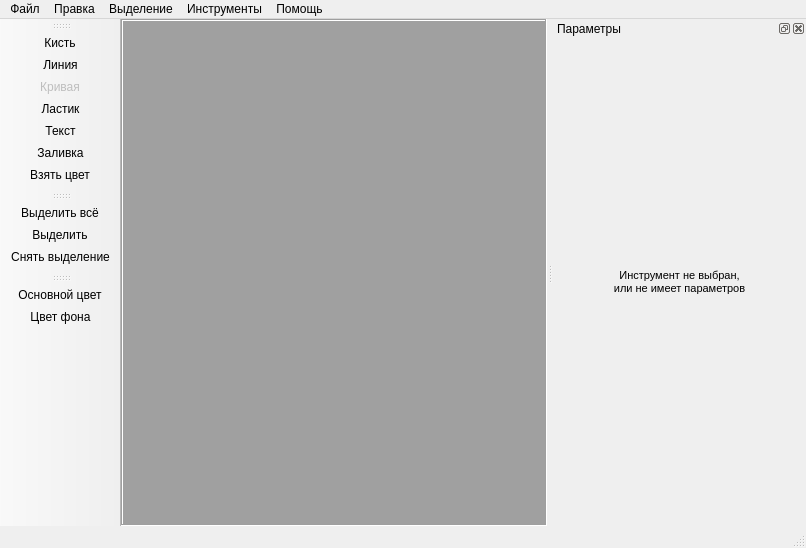
<?xml version="1.0" encoding="UTF-8"?>
<ui version="4.0">
 <class>PainterClass</class>
 <widget class="QMainWindow" name="PainterClass">
  <property name="geometry">
   <rect>
    <x>0</x>
    <y>0</y>
    <width>806</width>
    <height>548</height>
   </rect>
  </property>
  <property name="windowTitle">
   <string>Графический редактор</string>
  </property>
  <property name="windowIcon">
   <iconset resource="painter.qrc">
    <normaloff>:/Painter/Resources/img/paint-brush.ico</normaloff>:/Painter/Resources/img/paint-brush.ico</iconset>
  </property>
  <widget class="QWidget" name="centralWidget">
   <layout class="QVBoxLayout" name="verticalLayout_9">
    <property name="margin">
     <number>0</number>
    </property>
    <item>
     <widget class="QScrollArea" name="scrollArea">
      <property name="palette">
       <palette>
        <active>
         <colorrole role="Base">
          <brush brushstyle="SolidPattern">
           <color alpha="255">
            <red>255</red>
            <green>255</green>
            <blue>255</blue>
           </color>
          </brush>
         </colorrole>
         <colorrole role="Window">
          <brush brushstyle="SolidPattern">
           <color alpha="255">
            <red>160</red>
            <green>160</green>
            <blue>160</blue>
           </color>
          </brush>
         </colorrole>
        </active>
        <inactive>
         <colorrole role="Base">
          <brush brushstyle="SolidPattern">
           <color alpha="255">
            <red>255</red>
            <green>255</green>
            <blue>255</blue>
           </color>
          </brush>
         </colorrole>
         <colorrole role="Window">
          <brush brushstyle="SolidPattern">
           <color alpha="255">
            <red>160</red>
            <green>160</green>
            <blue>160</blue>
           </color>
          </brush>
         </colorrole>
        </inactive>
        <disabled>
         <colorrole role="Base">
          <brush brushstyle="SolidPattern">
           <color alpha="255">
            <red>160</red>
            <green>160</green>
            <blue>160</blue>
           </color>
          </brush>
         </colorrole>
         <colorrole role="Window">
          <brush brushstyle="SolidPattern">
           <color alpha="255">
            <red>160</red>
            <green>160</green>
            <blue>160</blue>
           </color>
          </brush>
         </colorrole>
        </disabled>
       </palette>
      </property>
      <property name="frameShape">
       <enum>QFrame::Box</enum>
      </property>
      <property name="widgetResizable">
       <bool>true</bool>
      </property>
      <widget class="QWidget" name="scrollAreaWidgetContents">
       <property name="geometry">
        <rect>
         <x>0</x>
         <y>0</y>
         <width>596</width>
         <height>505</height>
        </rect>
       </property>
       <layout class="QHBoxLayout" name="canvasLayout"/>
      </widget>
     </widget>
    </item>
   </layout>
  </widget>
  <widget class="QStatusBar" name="statusBar"/>
  <widget class="QDockWidget" name="paramsDockWidget">
   <property name="toolTip">
    <string/>
   </property>
   <property name="windowTitle">
    <string>Параметры</string>
   </property>
   <attribute name="dockWidgetArea">
    <number>2</number>
   </attribute>
   <widget class="QWidget" name="paramsDWContents">
    <layout class="QGridLayout" name="gridLayout">
     <property name="margin">
      <number>0</number>
     </property>
     <property name="spacing">
      <number>0</number>
     </property>
     <item row="0" column="0">
      <widget class="QStackedWidget" name="stackedParamTools">
       <property name="currentIndex">
        <number>0</number>
       </property>
       <widget class="QWidget" name="pageNoTool">
        <layout class="QHBoxLayout" name="horizontalLayout_2">
         <item>
          <widget class="QLabel" name="label_4">
           <property name="text">
            <string>&lt;!DOCTYPE HTML PUBLIC &quot;-//W3C//DTD HTML 4.0//EN&quot; &quot;http://www.w3.org/TR/REC-html40/strict.dtd&quot;&gt;
&lt;html&gt;&lt;head&gt;&lt;meta name=&quot;qrichtext&quot; content=&quot;1&quot; /&gt;&lt;style type=&quot;text/css&quot;&gt;
p, li { white-space: pre-wrap; }
&lt;/style&gt;&lt;/head&gt;&lt;body style=&quot; font-family:'MS Shell Dlg 2'; font-size:8.25pt; font-weight:400; font-style:normal;&quot;&gt;
&lt;p style=&quot; margin-top:0px; margin-bottom:0px; margin-left:0px; margin-right:0px; -qt-block-indent:0; text-indent:0px;&quot;&gt;&lt;span style=&quot; font-size:8pt;&quot;&gt;Инструмент не выбран,&lt;/span&gt;&lt;/p&gt;
&lt;p style=&quot; margin-top:0px; margin-bottom:0px; margin-left:0px; margin-right:0px; -qt-block-indent:0; text-indent:0px;&quot;&gt;&lt;span style=&quot; font-size:8pt;&quot;&gt;или не имеет параметров&lt;/span&gt;&lt;/p&gt;&lt;/body&gt;&lt;/html&gt;</string>
           </property>
           <property name="alignment">
            <set>Qt::AlignCenter</set>
           </property>
           <property name="wordWrap">
            <bool>true</bool>
           </property>
          </widget>
         </item>
        </layout>
       </widget>
       <widget class="QWidget" name="pageEraserTool">
        <layout class="QVBoxLayout" name="verticalLayout_12">
         <item>
          <widget class="QLabel" name="label_5">
           <property name="text">
            <string>Размер ластика:</string>
           </property>
          </widget>
         </item>
         <item>
          <layout class="QHBoxLayout" name="horizontalLayout_6">
           <item>
            <widget class="QSlider" name="sliderSizeEraser">
             <property name="minimum">
              <number>2</number>
             </property>
             <property name="maximum">
              <number>100</number>
             </property>
             <property name="value">
              <number>16</number>
             </property>
             <property name="orientation">
              <enum>Qt::Horizontal</enum>
             </property>
            </widget>
           </item>
           <item>
            <widget class="QSpinBox" name="spinBoxSizeEraser">
             <property name="minimum">
              <number>2</number>
             </property>
             <property name="maximum">
              <number>100</number>
             </property>
             <property name="value">
              <number>16</number>
             </property>
            </widget>
           </item>
          </layout>
         </item>
         <item>
          <spacer name="verticalSpacer_6">
           <property name="orientation">
            <enum>Qt::Vertical</enum>
           </property>
           <property name="sizeHint" stdset="0">
            <size>
             <width>20</width>
             <height>40</height>
            </size>
           </property>
          </spacer>
         </item>
        </layout>
       </widget>
       <widget class="QWidget" name="pageBrushTool">
        <layout class="QVBoxLayout" name="layoutH_2">
         <item>
          <widget class="QLabel" name="label_6">
           <property name="text">
            <string>Размер кисти:</string>
           </property>
          </widget>
         </item>
         <item>
          <layout class="QHBoxLayout" name="horizontalLayout_7">
           <item>
            <widget class="QSlider" name="sliderSizeBrush">
             <property name="minimum">
              <number>1</number>
             </property>
             <property name="maximum">
              <number>100</number>
             </property>
             <property name="sliderPosition">
              <number>16</number>
             </property>
             <property name="orientation">
              <enum>Qt::Horizontal</enum>
             </property>
            </widget>
           </item>
           <item>
            <widget class="QSpinBox" name="spinBoxSizeBrush">
             <property name="minimum">
              <number>1</number>
             </property>
             <property name="maximum">
              <number>100</number>
             </property>
             <property name="singleStep">
              <number>1</number>
             </property>
             <property name="value">
              <number>16</number>
             </property>
            </widget>
           </item>
          </layout>
         </item>
         <item>
          <spacer name="verticalSpacer_2">
           <property name="orientation">
            <enum>Qt::Vertical</enum>
           </property>
           <property name="sizeHint" stdset="0">
            <size>
             <width>20</width>
             <height>40</height>
            </size>
           </property>
          </spacer>
         </item>
        </layout>
       </widget>
       <widget class="QWidget" name="pageLineTool">
        <layout class="QVBoxLayout" name="verticalLayout">
         <item>
          <widget class="QLabel" name="label_8">
           <property name="text">
            <string>Ширина линии:</string>
           </property>
          </widget>
         </item>
         <item>
          <layout class="QHBoxLayout" name="horizontalLayout_8">
           <item>
            <widget class="QSlider" name="sliderSizeLine">
             <property name="minimum">
              <number>1</number>
             </property>
             <property name="maximum">
              <number>100</number>
             </property>
             <property name="value">
              <number>16</number>
             </property>
             <property name="orientation">
              <enum>Qt::Horizontal</enum>
             </property>
            </widget>
           </item>
           <item>
            <widget class="QSpinBox" name="spinBoxSizeLine">
             <property name="minimum">
              <number>1</number>
             </property>
             <property name="maximum">
              <number>100</number>
             </property>
             <property name="value">
              <number>16</number>
             </property>
            </widget>
           </item>
          </layout>
         </item>
         <item>
          <layout class="QHBoxLayout" name="horizontalLayout_4">
           <item>
            <layout class="QVBoxLayout" name="verticalLayout_6">
             <item>
              <widget class="QLabel" name="label_7">
               <property name="text">
                <string> Количество точек:</string>
               </property>
              </widget>
             </item>
            </layout>
           </item>
           <item>
            <layout class="QVBoxLayout" name="verticalLayout_7">
             <item>
              <widget class="QLabel" name="labelCountPoint">
               <property name="text">
                <string>0</string>
               </property>
              </widget>
             </item>
            </layout>
           </item>
          </layout>
         </item>
         <item>
          <spacer name="verticalSpacer_4">
           <property name="orientation">
            <enum>Qt::Vertical</enum>
           </property>
           <property name="sizeHint" stdset="0">
            <size>
             <width>20</width>
             <height>40</height>
            </size>
           </property>
          </spacer>
         </item>
        </layout>
       </widget>
       <widget class="QWidget" name="pageSelectTool">
        <layout class="QVBoxLayout" name="verticalLayout_3">
         <item>
          <layout class="QHBoxLayout" name="horizontalLayout">
           <item>
            <layout class="QVBoxLayout" name="verticalLayout_5">
             <item>
              <widget class="QLabel" name="label_12">
               <property name="text">
                <string>X:</string>
               </property>
              </widget>
             </item>
             <item>
              <widget class="QLabel" name="label_13">
               <property name="text">
                <string>Y:</string>
               </property>
              </widget>
             </item>
             <item>
              <widget class="QLabel" name="label_10">
               <property name="text">
                <string>Ширина:</string>
               </property>
              </widget>
             </item>
             <item>
              <widget class="QLabel" name="label_11">
               <property name="text">
                <string>Высота:</string>
               </property>
              </widget>
             </item>
            </layout>
           </item>
           <item>
            <spacer name="horizontalSpacer">
             <property name="orientation">
              <enum>Qt::Horizontal</enum>
             </property>
             <property name="sizeHint" stdset="0">
              <size>
               <width>40</width>
               <height>20</height>
              </size>
             </property>
            </spacer>
           </item>
           <item>
            <layout class="QVBoxLayout" name="verticalLayout_4">
             <item>
              <widget class="QLabel" name="labelSelectX">
               <property name="text">
                <string>-</string>
               </property>
              </widget>
             </item>
             <item>
              <widget class="QLabel" name="labelSelectY">
               <property name="text">
                <string>-</string>
               </property>
              </widget>
             </item>
             <item>
              <widget class="QLabel" name="labelSelectW">
               <property name="text">
                <string>-</string>
               </property>
              </widget>
             </item>
             <item>
              <widget class="QLabel" name="labelSelectH">
               <property name="text">
                <string>-</string>
               </property>
              </widget>
             </item>
            </layout>
           </item>
          </layout>
         </item>
         <item>
          <widget class="QFrame" name="frameHLine">
           <property name="frameShape">
            <enum>QFrame::HLine</enum>
           </property>
           <property name="frameShadow">
            <enum>QFrame::Raised</enum>
           </property>
          </widget>
         </item>
         <item>
          <widget class="QCheckBox" name="checkBoxRestrictSelection">
           <property name="text">
            <string>Ограничить выделеным</string>
           </property>
           <property name="checked">
            <bool>true</bool>
           </property>
          </widget>
         </item>
         <item>
          <spacer name="verticalSpacer_3">
           <property name="orientation">
            <enum>Qt::Vertical</enum>
           </property>
           <property name="sizeHint" stdset="0">
            <size>
             <width>20</width>
             <height>40</height>
            </size>
           </property>
          </spacer>
         </item>
        </layout>
       </widget>
       <widget class="QWidget" name="pageTextTool">
        <layout class="QVBoxLayout" name="verticalLayout_2">
         <item>
          <widget class="QLabel" name="label">
           <property name="text">
            <string>Текст: </string>
           </property>
          </widget>
         </item>
         <item>
          <widget class="QLineEdit" name="textTool_edit"/>
         </item>
         <item>
          <widget class="QLabel" name="label_2">
           <property name="text">
            <string>Шрифт:</string>
           </property>
          </widget>
         </item>
         <item>
          <widget class="QFontComboBox" name="textTool_font"/>
         </item>
         <item>
          <layout class="QHBoxLayout" name="horizontalLayout_5">
           <item>
            <widget class="QCheckBox" name="checkBold">
             <property name="font">
              <font>
               <weight>75</weight>
               <bold>true</bold>
              </font>
             </property>
             <property name="text">
              <string>Жирный</string>
             </property>
            </widget>
           </item>
           <item>
            <widget class="QCheckBox" name="checkItalic">
             <property name="font">
              <font>
               <pointsize>10</pointsize>
               <weight>50</weight>
               <italic>true</italic>
               <bold>false</bold>
              </font>
             </property>
             <property name="text">
              <string>Курсив</string>
             </property>
            </widget>
           </item>
          </layout>
         </item>
         <item>
          <widget class="QLabel" name="label_3">
           <property name="text">
            <string>Размер:</string>
           </property>
          </widget>
         </item>
         <item>
          <widget class="QSpinBox" name="textTool_size">
           <property name="prefix">
            <string/>
           </property>
           <property name="minimum">
            <number>6</number>
           </property>
           <property name="maximum">
            <number>72</number>
           </property>
           <property name="value">
            <number>16</number>
           </property>
          </widget>
         </item>
         <item>
          <widget class="QCheckBox" name="textTool_fonV">
           <property name="text">
            <string>Прозрачный фон</string>
           </property>
          </widget>
         </item>
         <item>
          <spacer name="verticalSpacer">
           <property name="orientation">
            <enum>Qt::Vertical</enum>
           </property>
           <property name="sizeHint" stdset="0">
            <size>
             <width>20</width>
             <height>291</height>
            </size>
           </property>
          </spacer>
         </item>
        </layout>
       </widget>
      </widget>
     </item>
    </layout>
   </widget>
  </widget>
  <widget class="QMenuBar" name="menuBar">
   <property name="geometry">
    <rect>
     <x>0</x>
     <y>0</y>
     <width>806</width>
     <height>21</height>
    </rect>
   </property>
   <widget class="QMenu" name="menuFile">
    <property name="title">
     <string>Файл</string>
    </property>
    <addaction name="actionNewFile"/>
    <addaction name="actionOpenFile"/>
    <addaction name="actionSaveFile"/>
    <addaction name="actionSaveAsFile"/>
    <addaction name="separator"/>
    <addaction name="actionPrint"/>
    <addaction name="separator"/>
    <addaction name="actionExit"/>
   </widget>
   <widget class="QMenu" name="menuEdit">
    <property name="title">
     <string>Правка</string>
    </property>
    <addaction name="actionCut"/>
    <addaction name="actionCopy"/>
    <addaction name="actionPaste"/>
   </widget>
   <widget class="QMenu" name="menuHelp">
    <property name="title">
     <string>Помощь</string>
    </property>
    <addaction name="actionHelp"/>
    <addaction name="actionAbout"/>
   </widget>
   <widget class="QMenu" name="menuTools">
    <property name="title">
     <string>Инструменты</string>
    </property>
    <addaction name="actionBrush"/>
    <addaction name="actionLine"/>
    <addaction name="actionCurve"/>
    <addaction name="actionEraser"/>
    <addaction name="actionText"/>
    <addaction name="actionFill"/>
    <addaction name="actionTakeColor"/>
   </widget>
   <widget class="QMenu" name="menuSelect">
    <property name="title">
     <string>Выделение</string>
    </property>
    <addaction name="actionSelectAll"/>
    <addaction name="actionSelect"/>
    <addaction name="actionDeselect"/>
   </widget>
   <addaction name="menuFile"/>
   <addaction name="menuEdit"/>
   <addaction name="menuSelect"/>
   <addaction name="menuTools"/>
   <addaction name="menuHelp"/>
  </widget>
  <widget class="QToolBar" name="graphicsToolBar">
   <property name="windowTitle">
    <string>Панель инструментов</string>
   </property>
   <attribute name="toolBarArea">
    <enum>LeftToolBarArea</enum>
   </attribute>
   <attribute name="toolBarBreak">
    <bool>false</bool>
   </attribute>
   <addaction name="actionBrush"/>
   <addaction name="actionLine"/>
   <addaction name="actionCurve"/>
   <addaction name="actionEraser"/>
   <addaction name="actionText"/>
   <addaction name="actionFill"/>
   <addaction name="actionTakeColor"/>
  </widget>
  <widget class="QToolBar" name="selectToolBar">
   <property name="windowTitle">
    <string>Панель выделения</string>
   </property>
   <attribute name="toolBarArea">
    <enum>LeftToolBarArea</enum>
   </attribute>
   <attribute name="toolBarBreak">
    <bool>false</bool>
   </attribute>
   <addaction name="actionSelectAll"/>
   <addaction name="actionSelect"/>
   <addaction name="actionDeselect"/>
  </widget>
  <widget class="QToolBar" name="colorToolBar">
   <property name="windowTitle">
    <string>Панель цвета</string>
   </property>
   <attribute name="toolBarArea">
    <enum>LeftToolBarArea</enum>
   </attribute>
   <attribute name="toolBarBreak">
    <bool>false</bool>
   </attribute>
   <addaction name="actionFgColor"/>
   <addaction name="actionBgColor"/>
  </widget>
  <action name="actionHelp">
   <property name="icon">
    <iconset resource="painter.qrc">
     <normaloff>:/Painter/Resources/img/help.ico</normaloff>:/Painter/Resources/img/help.ico</iconset>
   </property>
   <property name="text">
    <string>Справка</string>
   </property>
   <property name="shortcut">
    <string>F1</string>
   </property>
  </action>
  <action name="actionAbout">
   <property name="icon">
    <iconset resource="painter.qrc">
     <normaloff>:/Painter/Resources/img/kblackbox.ico</normaloff>:/Painter/Resources/img/kblackbox.ico</iconset>
   </property>
   <property name="text">
    <string>О программе</string>
   </property>
   <property name="shortcut">
    <string>F8</string>
   </property>
  </action>
  <action name="actionNewFile">
   <property name="icon">
    <iconset resource="painter.qrc">
     <normaloff>:/Painter/Resources/img/new.ico</normaloff>:/Painter/Resources/img/new.ico</iconset>
   </property>
   <property name="text">
    <string>Создать</string>
   </property>
   <property name="shortcut">
    <string>Ctrl+N</string>
   </property>
  </action>
  <action name="actionOpenFile">
   <property name="icon">
    <iconset resource="painter.qrc">
     <normaloff>:/Painter/Resources/img/fileopen.ico</normaloff>:/Painter/Resources/img/fileopen.ico</iconset>
   </property>
   <property name="text">
    <string>Открыть</string>
   </property>
   <property name="shortcut">
    <string>Ctrl+O</string>
   </property>
  </action>
  <action name="actionSaveFile">
   <property name="icon">
    <iconset resource="painter.qrc">
     <normaloff>:/Painter/Resources/img/filesaveas.ico</normaloff>:/Painter/Resources/img/filesaveas.ico</iconset>
   </property>
   <property name="text">
    <string>Сохранить</string>
   </property>
   <property name="shortcut">
    <string>Ctrl+S</string>
   </property>
  </action>
  <action name="actionSaveAsFile">
   <property name="icon">
    <iconset resource="painter.qrc">
     <normaloff>:/Painter/Resources/img/savex.ico</normaloff>:/Painter/Resources/img/savex.ico</iconset>
   </property>
   <property name="text">
    <string>Сохранить как</string>
   </property>
   <property name="shortcut">
    <string>Ctrl+Shift+O</string>
   </property>
  </action>
  <action name="actionExit">
   <property name="icon">
    <iconset resource="painter.qrc">
     <normaloff>:/Painter/Resources/img/dialog-close.ico</normaloff>:/Painter/Resources/img/dialog-close.ico</iconset>
   </property>
   <property name="text">
    <string>Выход</string>
   </property>
   <property name="shortcut">
    <string>F4</string>
   </property>
  </action>
  <action name="actionCut">
   <property name="icon">
    <iconset resource="painter.qrc">
     <normaloff>:/Painter/Resources/img/cut.ico</normaloff>:/Painter/Resources/img/cut.ico</iconset>
   </property>
   <property name="text">
    <string>Вырезать</string>
   </property>
   <property name="shortcut">
    <string>Ctrl+X</string>
   </property>
  </action>
  <action name="actionPaste">
   <property name="icon">
    <iconset resource="painter.qrc">
     <normaloff>:/Painter/Resources/img/edit-paste.ico</normaloff>:/Painter/Resources/img/edit-paste.ico</iconset>
   </property>
   <property name="text">
    <string>Вставить</string>
   </property>
   <property name="shortcut">
    <string>Ctrl+V</string>
   </property>
  </action>
  <action name="actionCopy">
   <property name="icon">
    <iconset resource="painter.qrc">
     <normaloff>:/Painter/Resources/img/page_copy.ico</normaloff>:/Painter/Resources/img/page_copy.ico</iconset>
   </property>
   <property name="text">
    <string>Копировать</string>
   </property>
   <property name="shortcut">
    <string>Ctrl+C</string>
   </property>
  </action>
  <action name="actionBrush">
   <property name="checkable">
    <bool>true</bool>
   </property>
   <property name="checked">
    <bool>false</bool>
   </property>
   <property name="icon">
    <iconset resource="painter.qrc">
     <normaloff>:/Painter/Resources/img/paint-brush.ico</normaloff>:/Painter/Resources/img/paint-brush.ico</iconset>
   </property>
   <property name="text">
    <string>Кисть</string>
   </property>
  </action>
  <action name="actionLine">
   <property name="checkable">
    <bool>true</bool>
   </property>
   <property name="icon">
    <iconset resource="painter.qrc">
     <normaloff>:/Painter/Resources/img/chart_line.ico</normaloff>:/Painter/Resources/img/chart_line.ico</iconset>
   </property>
   <property name="text">
    <string>Линия</string>
   </property>
  </action>
  <action name="actionCurve">
   <property name="checkable">
    <bool>true</bool>
   </property>
   <property name="enabled">
    <bool>false</bool>
   </property>
   <property name="icon">
    <iconset resource="painter.qrc">
     <normaloff>:/Painter/Resources/img/layer-shape-curve.ico</normaloff>:/Painter/Resources/img/layer-shape-curve.ico</iconset>
   </property>
   <property name="text">
    <string>Кривая</string>
   </property>
  </action>
  <action name="actionEraser">
   <property name="checkable">
    <bool>true</bool>
   </property>
   <property name="icon">
    <iconset resource="painter.qrc">
     <normaloff>:/Painter/Resources/img/eraser.ico</normaloff>:/Painter/Resources/img/eraser.ico</iconset>
   </property>
   <property name="text">
    <string>Ластик</string>
   </property>
  </action>
  <action name="actionSelectAll">
   <property name="icon">
    <iconset resource="painter.qrc">
     <normaloff>:/Painter/Resources/img/shape_handles.ico</normaloff>:/Painter/Resources/img/shape_handles.ico</iconset>
   </property>
   <property name="text">
    <string>Выделить всё</string>
   </property>
   <property name="shortcut">
    <string>Ctrl+A</string>
   </property>
  </action>
  <action name="actionSelect">
   <property name="checkable">
    <bool>true</bool>
   </property>
   <property name="icon">
    <iconset resource="painter.qrc">
     <normaloff>:/Painter/Resources/img/selection-select.ico</normaloff>:/Painter/Resources/img/selection-select.ico</iconset>
   </property>
   <property name="text">
    <string>Выделить</string>
   </property>
  </action>
  <action name="actionDeselect">
   <property name="icon">
    <iconset resource="painter.qrc">
     <normaloff>:/Painter/Resources/img/selection-deselect.png</normaloff>:/Painter/Resources/img/selection-deselect.png</iconset>
   </property>
   <property name="text">
    <string>Снять выделение</string>
   </property>
   <property name="shortcut">
    <string>Ctrl+Q</string>
   </property>
  </action>
  <action name="actionFill">
   <property name="checkable">
    <bool>true</bool>
   </property>
   <property name="icon">
    <iconset resource="painter.qrc">
     <normaloff>:/Painter/Resources/img/paintcan.ico</normaloff>:/Painter/Resources/img/paintcan.ico</iconset>
   </property>
   <property name="text">
    <string>Заливка</string>
   </property>
  </action>
  <action name="actionTakeColor">
   <property name="checkable">
    <bool>true</bool>
   </property>
   <property name="icon">
    <iconset resource="painter.qrc">
     <normaloff>:/Painter/Resources/img/kcolorchooser.ico</normaloff>:/Painter/Resources/img/kcolorchooser.ico</iconset>
   </property>
   <property name="text">
    <string>Взять цвет</string>
   </property>
  </action>
  <action name="actionFgColor">
   <property name="checked">
    <bool>false</bool>
   </property>
   <property name="icon">
    <iconset resource="painter.qrc">
     <normaloff>:/Painter/Resources/img/valve.ico</normaloff>:/Painter/Resources/img/valve.ico</iconset>
   </property>
   <property name="text">
    <string>Основной цвет</string>
   </property>
  </action>
  <action name="actionBgColor">
   <property name="icon">
    <iconset resource="painter.qrc">
     <normaloff>:/Painter/Resources/img/valve.ico</normaloff>:/Painter/Resources/img/valve.ico</iconset>
   </property>
   <property name="text">
    <string>Цвет фона</string>
   </property>
   <property name="toolTip">
    <string>Цвет фона</string>
   </property>
  </action>
  <action name="actionText">
   <property name="checkable">
    <bool>true</bool>
   </property>
   <property name="icon">
    <iconset resource="painter.qrc">
     <normaloff>:/Painter/Resources/img/text_left.ico</normaloff>:/Painter/Resources/img/text_left.ico</iconset>
   </property>
   <property name="text">
    <string>Текст</string>
   </property>
  </action>
  <action name="actionPrint">
   <property name="icon">
    <iconset resource="painter.qrc">
     <normaloff>:/Painter/Resources/img/print.ico</normaloff>:/Painter/Resources/img/print.ico</iconset>
   </property>
   <property name="text">
    <string>Печать</string>
   </property>
   <property name="shortcut">
    <string>Ctrl+P</string>
   </property>
  </action>
 </widget>
 <layoutdefault spacing="6" margin="11"/>
 <tabstops>
  <tabstop>spinBoxSizeEraser</tabstop>
  <tabstop>scrollArea</tabstop>
  <tabstop>sliderSizeBrush</tabstop>
  <tabstop>spinBoxSizeBrush</tabstop>
  <tabstop>sliderSizeLine</tabstop>
  <tabstop>spinBoxSizeLine</tabstop>
  <tabstop>checkBoxRestrictSelection</tabstop>
  <tabstop>textTool_edit</tabstop>
  <tabstop>textTool_font</tabstop>
  <tabstop>checkBold</tabstop>
  <tabstop>checkItalic</tabstop>
  <tabstop>textTool_size</tabstop>
  <tabstop>textTool_fonV</tabstop>
  <tabstop>sliderSizeEraser</tabstop>
 </tabstops>
 <resources>
  <include location="painter.qrc"/>
 </resources>
 <connections>
  <connection>
   <sender>spinBoxSizeBrush</sender>
   <signal>valueChanged(int)</signal>
   <receiver>sliderSizeBrush</receiver>
   <slot>setValue(int)</slot>
   <hints>
    <hint type="sourcelabel">
     <x>769</x>
     <y>91</y>
    </hint>
    <hint type="destinationlabel">
     <x>672</x>
     <y>77</y>
    </hint>
   </hints>
  </connection>
  <connection>
   <sender>sliderSizeBrush</sender>
   <signal>valueChanged(int)</signal>
   <receiver>spinBoxSizeBrush</receiver>
   <slot>setValue(int)</slot>
   <hints>
    <hint type="sourcelabel">
     <x>706</x>
     <y>83</y>
    </hint>
    <hint type="destinationlabel">
     <x>769</x>
     <y>91</y>
    </hint>
   </hints>
  </connection>
  <connection>
   <sender>sliderSizeLine</sender>
   <signal>valueChanged(int)</signal>
   <receiver>spinBoxSizeLine</receiver>
   <slot>setValue(int)</slot>
   <hints>
    <hint type="sourcelabel">
     <x>672</x>
     <y>87</y>
    </hint>
    <hint type="destinationlabel">
     <x>769</x>
     <y>91</y>
    </hint>
   </hints>
  </connection>
  <connection>
   <sender>spinBoxSizeLine</sender>
   <signal>valueChanged(int)</signal>
   <receiver>sliderSizeLine</receiver>
   <slot>setValue(int)</slot>
   <hints>
    <hint type="sourcelabel">
     <x>769</x>
     <y>91</y>
    </hint>
    <hint type="destinationlabel">
     <x>702</x>
     <y>89</y>
    </hint>
   </hints>
  </connection>
  <connection>
   <sender>spinBoxSizeEraser</sender>
   <signal>valueChanged(int)</signal>
   <receiver>sliderSizeEraser</receiver>
   <slot>setValue(int)</slot>
   <hints>
    <hint type="sourcelabel">
     <x>769</x>
     <y>91</y>
    </hint>
    <hint type="destinationlabel">
     <x>708</x>
     <y>86</y>
    </hint>
   </hints>
  </connection>
  <connection>
   <sender>sliderSizeEraser</sender>
   <signal>valueChanged(int)</signal>
   <receiver>spinBoxSizeEraser</receiver>
   <slot>setValue(int)</slot>
   <hints>
    <hint type="sourcelabel">
     <x>663</x>
     <y>89</y>
    </hint>
    <hint type="destinationlabel">
     <x>769</x>
     <y>91</y>
    </hint>
   </hints>
  </connection>
 </connections>
</ui>
